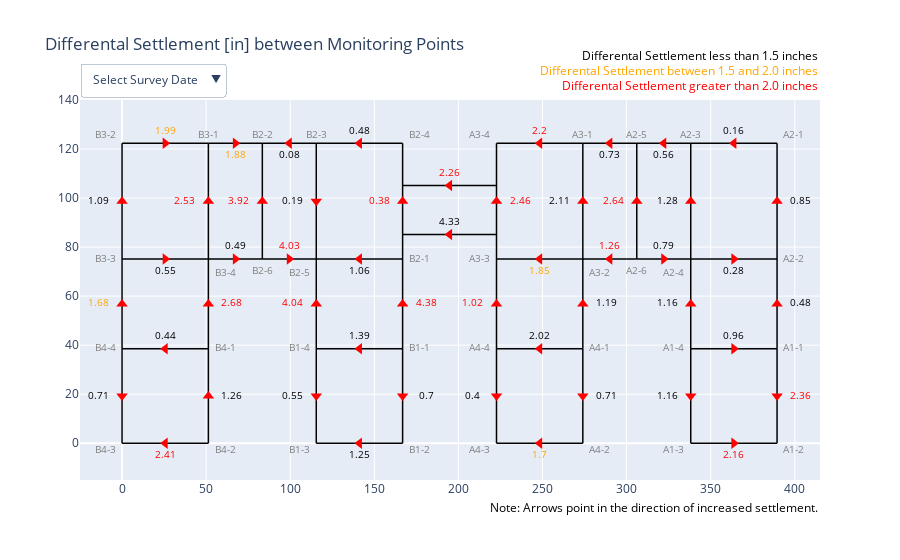

Source (notebook cell):
### Code cell
df = beamDiffPlot

#create a figure from the graph objects (not plotly express) library
fig = go.Figure()

buttons = []
dates = []
i = 0

# Plot the beam locations as lines
for (startX, endX, startY, endY) in zip(beamInfo['startX'], beamInfo['endX'], beamInfo['startY'], beamInfo['endY']):
    fig.add_trace(go.Scatter(
        x=[startX, endX],
        y=[startY, endY],
        mode='lines',
        line = dict(
            color = 'black',
            width = 1.5,
            dash = 'solid'),
        hoverinfo='skip',
        showlegend=False
    ))

# Plot the Marker Point (MP) labels in grey
fig.add_trace(go.Scatter(
    x=beamInfo['labelX'],
    y=beamInfo['labelY'],
    text=beamInfo['MP_W_S'],
    mode = 'text',
    textfont = dict(
        size = 10,
        color = 'grey'),
    hoverinfo='skip',
    showlegend=False
))

# Create a list to store the visibility lists for each dataframe
all_args = []
vis = []
visList = []


#iterate through columns in dataframe (not including the year column)
for column in df.columns[2:]:
    # Beam Differental Settlement
    fig.add_trace(go.Scatter(
        x=df['beamX'],
        y=df['beamY'],
        text=abs(df[column].values.round(2)),
        mode = 'text',
        #name = column, 
        textfont = dict(
            size = 10,
            color = beamDiffColor[column].values
            ),
        #hoverinfo='skip',
        showlegend=False, 
        #setting only the first dataframe to be visible as default
        visible = (column==df.columns[len(df.columns)-1])
    ))
        
        # Beam Differental Settlement Arrow - pointing in direction of low end 
    fig.add_trace(go.Scatter(
        x=beamInfo['arrowX'],
        y=beamInfo['arrowY'],
        mode = 'markers',
        #name = column,
        marker=dict(
            color='red',
            size=10,
            symbol=beamSymbol[column].values,
            angle=beamDir[column].values),
        hoverinfo='skip',
        showlegend=False, 
        #setting only the first dataframe to be visible as default
        visible = (column==df.columns[len(df.columns)-1])
     ))
        

# groups and trace visibilities
vis = []
visList = []

for  i, col in enumerate(df.columns[2:]):
    vis = [True]*(len(df.index)+2) + ([False]*i*2 + [True]*2 + [False]*(len(df.columns)-2-(i+1))*2)
    visList.append(vis)
    vis = []


# buttons for each group
buttons = []
for idx, col in enumerate(df.columns[2:]):
    buttons.append(
        dict(
            label = col,
            method = "update",
            args=[{"visible": visList[idx]}])
    )

buttons = [{'label': 'Select Survey Date',
                 'method': 'restyle',
                 'args': ['visible', [False]*152]}] + buttons

# update layout with buttons                       
fig.update_layout(
    updatemenus=[
        dict(
        type="dropdown",
        direction="down",
        buttons = buttons,
            pad={"r": 10, "t": 10},
            showactive=True,
            x=0.0,
            xanchor="left",
            y=1.01,
            yanchor="bottom")
    ],
    annotations = beamDiffAnno,
    title = 'Differental Settlement [in] between Monitoring Points'
)

# Set axes ranges
fig.update_xaxes(range=[-25, 415])
fig.update_yaxes(range=[-15, 140])

fig.write_html("C:/Users/RDCRLWKR/Documents/Active Projects/South Pole Foundation/Technical/Figures/diffSettlementPlan.html")
fig.show()
